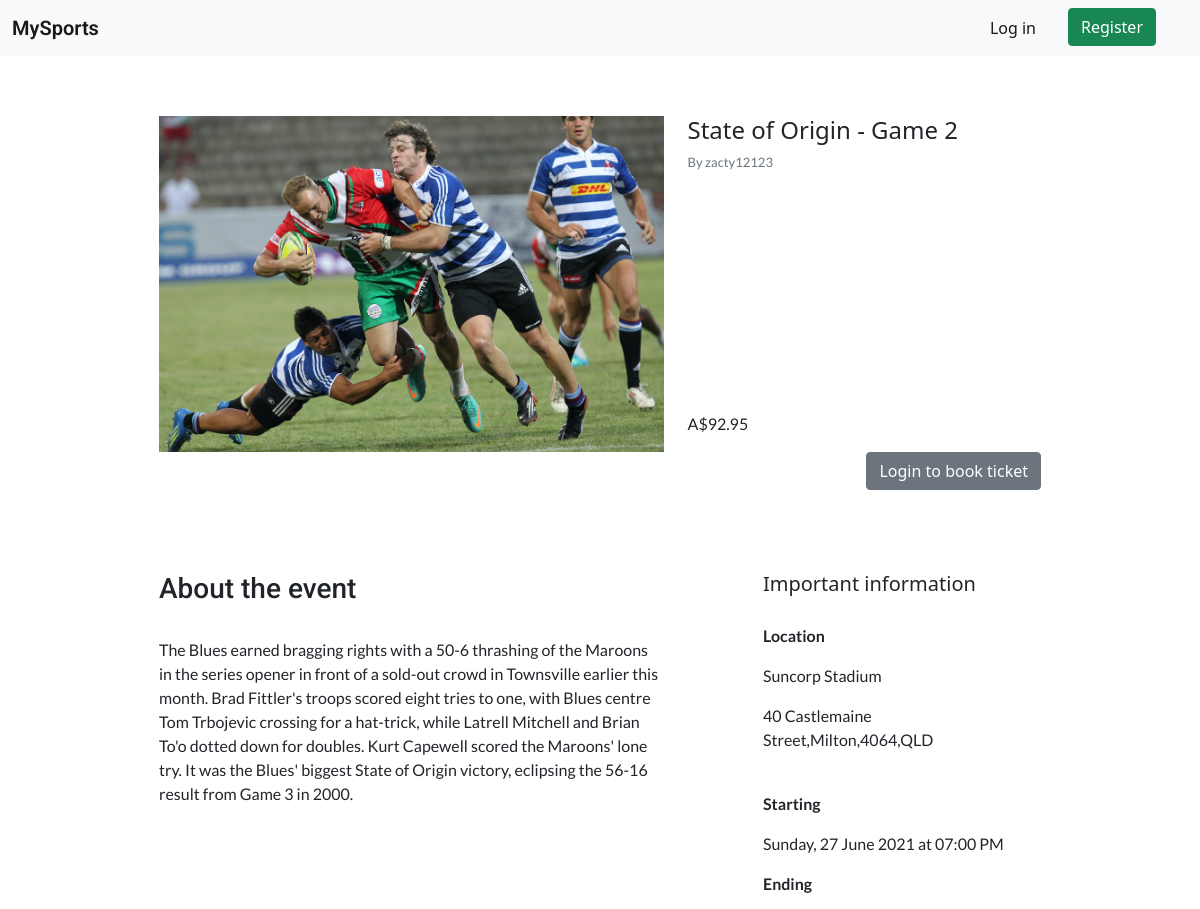
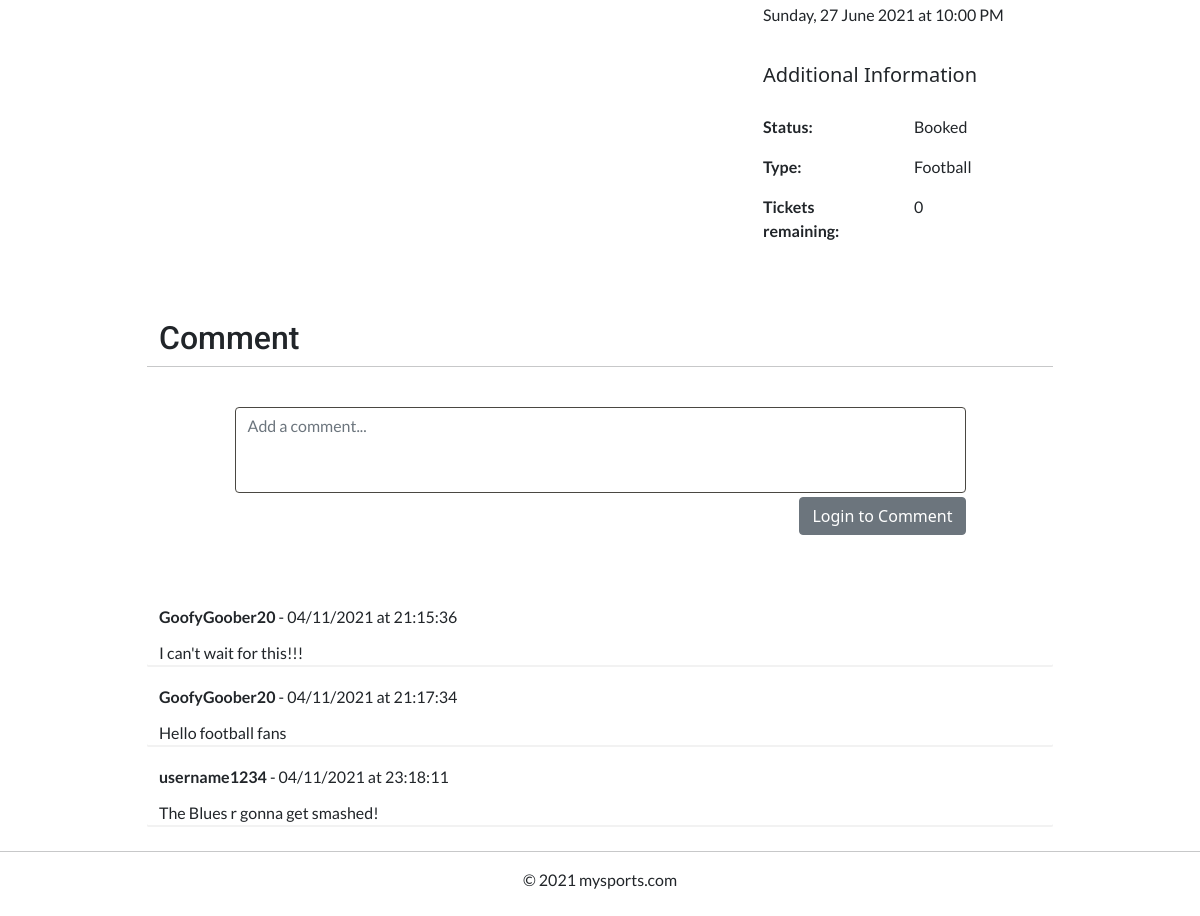
/view-details/2, run on the app's committed database (2 pictures, top to bottom).
### website/models.py (models this page shows, shortened)
class Event(db.Model):
    __tablename__ = 'events'
    event_id = db.Column(db.Integer, primary_key=True, autoincrement=True)
    title = db.Column(db.String(80))
    description = db.Column(db.String(2000))
    sport = db.Column(db.String(20))
    image = db.Column(db.String(100))
    venue = db.Column(db.String(50))
    address = db.Column(db.String(150))
    start_time = db.Column(db.DateTime())
    end_time = db.Column(db.DateTime())
    status = db.Column(db.String(15))
    tickets_total = db.Column(db.Integer())
    price = db.Column(db.Float())
    user_id = db.Column(db.Integer(), db.ForeignKey('users.user_id'))
    orders = db.relationship('Order')
    comments = db.relationship('Comment')
    @property
    def is_owner(self) -> bool:
        return (self.user == current_user)
    @property
    def user(self) -> User:
        return User.query.filter_by(user_id=self.user_id).first()
    @property
    def tickets_sold(self) -> int:
        tickets_sold = 0
        for order in self.orders:
            tickets_sold += order.ticket_quantity
        return tickets_sold
    @property
    def tickets_remaining(self) -> int:
        return self.tickets_total - self.tickets_sold
    def formatted_time(self, time:datetime):
        return '{}, {} {} {} at {}'.format(get_day(time.weekday()),
                                                time.day,
                                                get_month(time.month - 1),
                                                time.year,
                                                time.strftime("%I:%M %p"))

class User(db.Model, UserMixin):
    __tablename__='users' # good practice to specify table name
    user_id = db.Column(db.Integer, primary_key=True, autoincrement=True)
    username = db.Column(db.String(20), index=True, unique=True)
    email = db.Column(db.String(100), index=True, unique=True)
    contact_number = db.Column(db.Integer, unique=True, index=True)
    address = db.Column(db.String(100), index=True, unique=True)
    password_hash = db.Column(db.String(255), nullable=False)
    comments = db.relationship('Comment')
    events = db.relationship('Event')
    orders = db.relationship('Order')

class Order(db.Model):
    __tablename__ = 'orders'
    order_id = db.Column(db.Integer, primary_key=True, autoincrement=True)
    ticket_quantity = db.Column(db.Integer(), default=0)
    order_date = db.Column(db.DateTime())
    total_cost = db.Column(db.Float())
    user_id = db.Column(db.Integer, db.ForeignKey('users.user_id'))
    event_id = db.Column(db.Integer, db.ForeignKey('events.event_id'))
    @property
    def total_cost(self) -> float:
        return self.ticket_quantity * self.event.price

class Comment(db.Model):
    __tablename__ = 'comments'
    comment_id = db.Column(db.Integer, primary_key=True, autoincrement=True)
    text = db.Column(db.String(400))
    date_of_creation = db.Column(db.DateTime)
    user_id = db.Column(db.Integer, db.ForeignKey('users.user_id'))
    event_id = db.Column(db.Integer, db.ForeignKey('events.event_id'))
    @property
    def user(self) -> User:
        return User.query.filter_by(user_id=self.user_id).first()

### website/views.py (the view, shortened to what this page needs)
@bp.route('/view-details/<event_id>', methods=['GET', 'POST'])
def view_details(event_id):
    event:Event = Event.query.filter_by(event_id=event_id).first()
    if event is None:
        abort(404)
    set_current_event(event)
    cform = CommentForm()
    oform = OrderForm()
    oform.event_id = event_id
    return render_template('view_details.html', event=event, oform=oform, cform=cform)

### website/forms.py (shortened to what this page needs)
class CommentForm(FlaskForm):
    text = TextAreaField(label='', validators=[InputRequired(), Length(min=1, max=400)])

class OrderForm(FlaskForm):
    ticket_quantity = IntegerField(label='', validators=[InputRequired(), NumberRange(min=1)])

### website/misc.py (called while the page is built)
def set_current_event(event:Event):
    session['current_event'] = event.event_id

### website/models.py (called while the page is built)
def get_day(day:int):
    return days_of_week[day]

def get_month(month:int):
    return months[month]

### website/templates/view_details.html (shortened to what this page needs)
{% extends "base.html" %}
{% import "bootstrap/wtf.html" as wtf %}
{% block content %}
<div class="div-3"></div>
<div class="container-fluid">
  <div class="col-11 col-sm-9 mx-auto">
    <div class="row">
      <div class="col-lg-7">
        <img class="image-centered" src="{{ url_for('.download', filename=event.image) }}">
      </div>
      <div class="col-lg-5 d-flex flex-column">
        <h4>{{ event.title }}</h4>
        <p class="mylead text-muted">By {{ event.user.username }}</p>
        <div class="div-6"></div>
        <p class="mt-auto me-2">A${{ event.price }}</p>
      </div>
    </div>
    {% if not event.is_owner %}
    {% if event.status == 'booked' or event.status == 'cancelled' %}
    <p>Cannot book, event is booked or cancelled</p>
    {% elif current_user.is_authenticated %}
    <button class="btn btn-success float-right" type="button" data-bs-toggle="modal" data-bs-target="#ticketmodal">Book
      ticket</button>
    {% else %}
    <a href="{{ url_for('auth.login', next=url_for(request.endpoint, **request.view_args)) }}"
      class="btn btn-secondary float-right" id="order-button">Login to book ticket</a>
    {% endif %}
    {% endif %}
    <div class="div-6"></div>
    <div class="row">
      <div class="col-md-7">
        <h3 class="mytitle centered">About the event</h3>
        <p style="white-space: pre-line; overflow-wrap: break-word;">
          {{ event.description }}
        </p>
      </div>
      <div class="col-md-1"></div>
      <div class="col-md-4">
        <h5>Important information</h5>
        <div class="div-1"></div>
        <p><strong>Location</strong></p>
        <p style="overflow-wrap: break-word;">{{ event.venue }}</p>
        <p style="overflow-wrap: break-word;">{{ event.address }}</p>
        <br>
        <p><strong>Starting</strong></p>
        <p>{{ event.formatted_time(event.start_time) }}</p>
        <p><strong>Ending</strong></p>
        <p>{{ event.formatted_time(event.end_time) }}</p>
        <div class="div-1"></div>
        <h5>Additional Information</h5>
        <div class="div-1"></div>
        <div class="row">
          <div class="col">
            <p><strong>Status:</strong></p>
          </div>
          <div class="col">
            <p>{{ event.status }}</p>
          </div>
        </div>
        <div class="row">
          <div class="col">
            <p><strong>Type:</strong></p>
          </div>
          <div class="col">
            <p>{{ event.sport }}</p>
          </div>
        </div>
        <div class="row">
          <div class="col">
            <p><strong>Tickets remaining:</strong></p>
          </div>
          <div class="col">
            <p>{{ event.tickets_remaining }}</p>
          </div>
        </div>
      </div>
      <div class="div-3"></div>
      <h2 class="mytitle">Comment</h2>
      <hr>
      <div class="col-10 mx-auto">
        <div class="form-group">
          <form action="" method="post">
            {{ wtf.form_field(cform.text, class='form-control', style='resize: none', rows='3',
            placeholder='Add a comment...')}}
            {% if current_user.is_authenticated %}
            <button type="submit" class="btn btn-primary float-right mt-1" type="submit">Post</button>
            {% else %}
            <a href="{{ url_for('auth.login', next=url_for(request.endpoint, **request.view_args)) }}"
              class="btn btn-secondary float-right mt-1">Login to Comment</a>
            {% endif %}
          </form>
        </div>
      </div>
      <div class="div-3"></div>
      {% for comment in event.comments %}
      <div class="comment-container">
        <div class="comment-header">
          <p><strong>{{ comment.user.username }}</strong> - {{ comment.date_of_creation.strftime("%d/%m/%Y at %H:%M:%S")
            }}</p>
        </div>
        <p class="comment-text">{{ comment.text }}</p>
      </div>
      {% endfor %}
    </div>
  </div>
  {% endblock %}

### website/static/css/style.css (style rules this page uses)
.mytitle { font-family: 'Roboto', sans-serif; }
.mylead { font-family: 'Lato', sans-serif; font-size: small; }
.div-1 { padding: 10px; }
.div-3 { padding: 30px; }
.div-6 { padding: 60px; }
p { font-family: 'Lato', sans-serif; }
.form-control, .form-select { border-color: #4a4742 !important; font-family: 'Lato', sans-serif; }
body, html { height: 100%; }
.image-centered { display: block; margin-left: auto; margin-right: auto; width: 100%; }
div.comment-container p { margin-bottom: 0; }
div.comment-container { box-shadow: 0px 2px 0px 0px rgb(0 0 0 / 5%); border-radius: 0.1rem; margin: 10px 0; }
div.comment-header { margin-bottom: 12px; }
.float-right { float: right; }

### data on the page
Event: image (picture), title "State of Origin - Game 2", price "92.95", description "The Blues earned bragging rights with a 50-6 thrashing of the Maroons in the series opener in front of a sold-out crowd in Townsville earlier this month. Brad Fittler's troops scored eight tries to one, with Blues centre Tom Trbojevic crossing for a hat-trick, while Latrell Mitchell and Brian To'o dotted down for doubles. Kurt Capewell scored the Maroons' lone try. It was the Blues' biggest State of Origin victory, eclipsing the 56-16 result from Game 3 in 2000.", venue "Suncorp Stadium", address "40 Castlemaine Street,Milton,4064,QLD", formatted_time "Sunday, 27 June 2021 at 07:00 PM", formatted_time "Sunday, 27 June 2021 at 10:00 PM", status "Booked", sport "Football", tickets_remaining "0"
User: user.username "zacty12123"
Comment: user.username "GoofyGoober20", date_of_creation "04/11/2021 at 21:15:36", text "I can't wait for this!!!"
Comment: user.username "GoofyGoober20", date_of_creation "04/11/2021 at 21:17:34", text "Hello football fans"
Comment: user.username "username1234", date_of_creation "04/11/2021 at 23:18:11", text "The Blues r gonna get smashed!"
